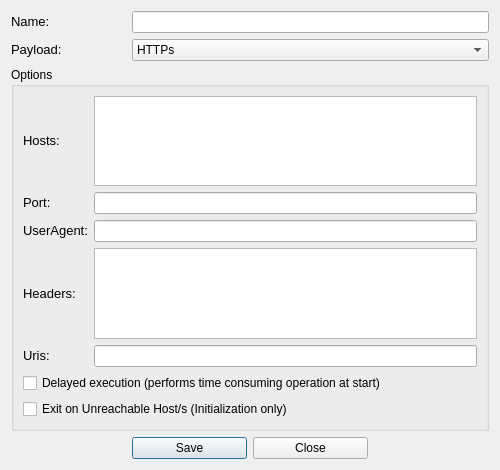
<?xml version="1.0" encoding="UTF-8"?>
<ui version="4.0">
 <class>AboutDialog</class>
 <widget class="QDialog" name="AboutDialog">
  <property name="geometry">
   <rect>
    <x>0</x>
    <y>0</y>
    <width>500</width>
    <height>470</height>
   </rect>
  </property>
  <property name="minimumSize">
   <size>
    <width>0</width>
    <height>0</height>
   </size>
  </property>
  <property name="maximumSize">
   <size>
    <width>500</width>
    <height>700</height>
   </size>
  </property>
  <property name="windowTitle">
   <string>AboutDialog</string>
  </property>
  <layout class="QGridLayout" name="gridLayout_2">
   <item row="4" column="0" colspan="4">
    <widget class="QGroupBox" name="BoxListenerOption">
     <property name="title">
      <string>Options</string>
     </property>
     <property name="flat">
      <bool>false</bool>
     </property>
     <property name="checkable">
      <bool>false</bool>
     </property>
     <property name="checked">
      <bool>false</bool>
     </property>
     <layout class="QGridLayout" name="gridLayout">
      <property name="leftMargin">
       <number>0</number>
      </property>
      <property name="topMargin">
       <number>0</number>
      </property>
      <property name="rightMargin">
       <number>0</number>
      </property>
      <property name="bottomMargin">
       <number>0</number>
      </property>
      <property name="spacing">
       <number>0</number>
      </property>
      <item row="0" column="0">
       <widget class="QStackedWidget" name="ListenerOptions">
        <property name="currentIndex">
         <number>0</number>
        </property>
        <widget class="QWidget" name="PageHTTPs">
         <layout class="QGridLayout" name="gridLayout_3">
          <item row="0" column="0">
           <widget class="QLabel" name="label_Hosts">
            <property name="text">
             <string>&lt;html&gt;&lt;head/&gt;&lt;body&gt;&lt;p&gt;&lt;span style=&quot; font-size:10pt;&quot;&gt;Hosts:&lt;/span&gt;&lt;/p&gt;&lt;/body&gt;&lt;/html&gt;</string>
            </property>
           </widget>
          </item>
          <item row="0" column="1">
           <widget class="QListWidget" name="list_Hosts"/>
          </item>
          <item row="1" column="0">
           <widget class="QLabel" name="label_Port">
            <property name="text">
             <string>&lt;html&gt;&lt;head/&gt;&lt;body&gt;&lt;p&gt;&lt;span style=&quot; font-size:10pt;&quot;&gt;Port:&lt;/span&gt;&lt;/p&gt;&lt;/body&gt;&lt;/html&gt;</string>
            </property>
           </widget>
          </item>
          <item row="1" column="1">
           <widget class="QLineEdit" name="line_Port"/>
          </item>
          <item row="2" column="0">
           <widget class="QLabel" name="label_UserAgent">
            <property name="text">
             <string>&lt;html&gt;&lt;head/&gt;&lt;body&gt;&lt;p&gt;&lt;span style=&quot; font-size:10pt;&quot;&gt;UserAgent:&lt;/span&gt;&lt;/p&gt;&lt;/body&gt;&lt;/html&gt;</string>
            </property>
           </widget>
          </item>
          <item row="2" column="1">
           <widget class="QLineEdit" name="line_UserAgent"/>
          </item>
          <item row="3" column="0">
           <widget class="QLabel" name="label_Headers">
            <property name="text">
             <string>&lt;html&gt;&lt;head/&gt;&lt;body&gt;&lt;p&gt;&lt;span style=&quot; font-size:10pt;&quot;&gt;Headers:&lt;/span&gt;&lt;/p&gt;&lt;/body&gt;&lt;/html&gt;</string>
            </property>
           </widget>
          </item>
          <item row="3" column="1">
           <widget class="QListWidget" name="list_Headers"/>
          </item>
          <item row="4" column="0">
           <widget class="QLabel" name="label_Uris">
            <property name="text">
             <string>&lt;html&gt;&lt;head/&gt;&lt;body&gt;&lt;p&gt;&lt;span style=&quot; font-size:10pt;&quot;&gt;Uris:&lt;/span&gt;&lt;/p&gt;&lt;/body&gt;&lt;/html&gt;</string>
            </property>
           </widget>
          </item>
          <item row="4" column="1">
           <widget class="QLineEdit" name="line_Uris"/>
          </item>
          <item row="5" column="0" colspan="2">
           <widget class="QCheckBox" name="check_DelayedExec">
            <property name="text">
             <string>Delayed execution (performs time consuming operation at start)</string>
            </property>
           </widget>
          </item>
          <item row="6" column="0" colspan="2">
           <widget class="QCheckBox" name="check_ExitOnUnreachableHost">
            <property name="text">
             <string>Exit on Unreachable Host/s (Initialization only)</string>
            </property>
           </widget>
          </item>
         </layout>
        </widget>
        <widget class="QWidget" name="PageDNS"/>
       </widget>
      </item>
     </layout>
    </widget>
   </item>
   <item row="2" column="1" colspan="3">
    <widget class="QLineEdit" name="line_ListenerName"/>
   </item>
   <item row="2" column="0">
    <widget class="QLabel" name="label_Name">
     <property name="text">
      <string>&lt;html&gt;&lt;head/&gt;&lt;body&gt;&lt;p&gt;&lt;span style=&quot; font-size:10pt;&quot;&gt;Name:&lt;/span&gt;&lt;/p&gt;&lt;/body&gt;&lt;/html&gt;</string>
     </property>
    </widget>
   </item>
   <item row="3" column="1" colspan="3">
    <widget class="QComboBox" name="comboBox_PassType">
     <item>
      <property name="text">
       <string>HTTPs</string>
      </property>
     </item>
     <item>
      <property name="text">
       <string>HTTP</string>
      </property>
     </item>
     <item>
      <property name="text">
       <string>DNS</string>
      </property>
     </item>
     <item>
      <property name="text">
       <string>QUIC</string>
      </property>
     </item>
     <item>
      <property name="text">
       <string>DOH</string>
      </property>
     </item>
     <item>
      <property name="text">
       <string>Wireguard</string>
      </property>
     </item>
    </widget>
   </item>
   <item row="6" column="1">
    <widget class="QPushButton" name="button_Save">
     <property name="text">
      <string>Save</string>
     </property>
    </widget>
   </item>
   <item row="6" column="2">
    <widget class="QPushButton" name="button_Close">
     <property name="text">
      <string>Close</string>
     </property>
    </widget>
   </item>
   <item row="3" column="0">
    <widget class="QLabel" name="label_Host">
     <property name="text">
      <string>&lt;html&gt;&lt;head/&gt;&lt;body&gt;&lt;p&gt;&lt;span style=&quot; font-size:10pt;&quot;&gt;Payload:&lt;/span&gt;&lt;/p&gt;&lt;/body&gt;&lt;/html&gt;</string>
     </property>
    </widget>
   </item>
  </layout>
 </widget>
 <resources/>
 <connections/>
</ui>
